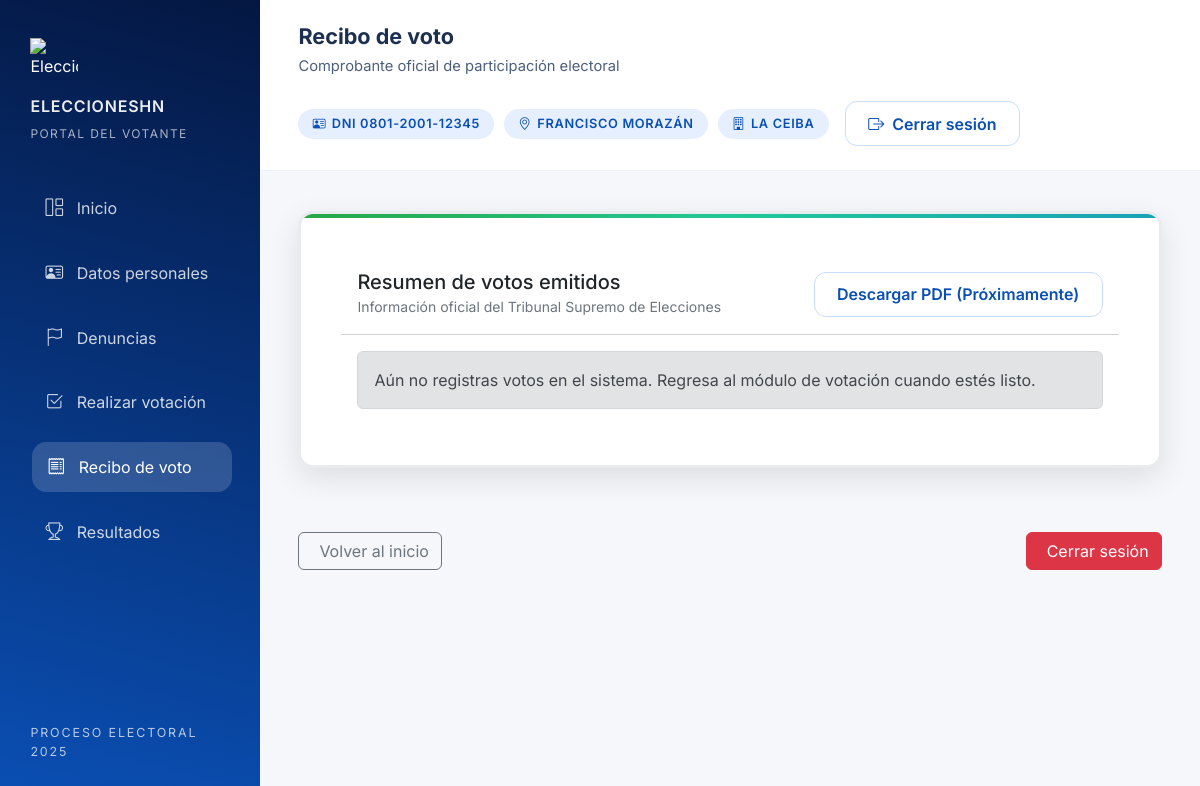
The app's page /panel/votante/recibo.php (signed in) with its own data.
### tables this page shows
CREATE TABLE IF NOT EXISTS usuarios (
    id INT AUTO_INCREMENT PRIMARY KEY,
    dni CHAR(15) NOT NULL,
    nombre VARCHAR(120) NOT NULL,
    email VARCHAR(150) DEFAULT NULL,
    telefono VARCHAR(25) DEFAULT NULL,
    rol ENUM('votante', 'administrador') NOT NULL DEFAULT 'votante',
    tipo_votante ENUM('nacional', 'internacional') NOT NULL DEFAULT 'nacional',
    password_hash VARCHAR(255) NOT NULL,
    departamento_id SMALLINT DEFAULT NULL,
    municipio_id INT DEFAULT NULL,
    centro_votacion_id INT DEFAULT NULL,
    centro_votacion_exterior_id INT DEFAULT NULL,
    tipo_votacion_id TINYINT DEFAULT NULL,
    estado ENUM('activo', 'suspendido') NOT NULL DEFAULT 'activo',
    ultimo_acceso DATETIME DEFAULT NULL,
    creado_en TIMESTAMP DEFAULT CURRENT_TIMESTAMP,
    actualizado_en TIMESTAMP DEFAULT CURRENT_TIMESTAMP ON UPDATE CURRENT_TIMESTAMP,
    UNIQUE (dni),
    INDEX (departamento_id),
    INDEX (municipio_id),
    INDEX (centro_votacion_id),
    INDEX (centro_votacion_exterior_id),
    INDEX (tipo_votacion_id),
    FOREIGN KEY (departamento_id) REFERENCES departamentos (id) ON DELETE SET NULL,
    FOREIGN KEY (municipio_id) REFERENCES municipios (id) ON DELETE SET NULL,
    FOREIGN KEY (centro_votacion_id) REFERENCES centros_votacion (id) ON DELETE SET NULL,
    FOREIGN KEY (tipo_votacion_id) REFERENCES tipos_votacion (id) ON DELETE SET NULL,
    FOREIGN KEY (centro_votacion_exterior_id) REFERENCES centros_votacion_exterior (id) ON DELETE SET NULL
);

CREATE TABLE IF NOT EXISTS departamentos (
    id SMALLINT AUTO_INCREMENT PRIMARY KEY,
    codigo CHAR(2) NOT NULL,
    nombre VARCHAR(60) NOT NULL,
    cabecera VARCHAR(120) NOT NULL,
    diputados_cupos TINYINT NOT NULL,
    candidatos_diputados SMALLINT NOT NULL,
    creado_en TIMESTAMP DEFAULT CURRENT_TIMESTAMP,
    actualizado_en TIMESTAMP DEFAULT CURRENT_TIMESTAMP ON UPDATE CURRENT_TIMESTAMP,
    UNIQUE (codigo),
    UNIQUE (nombre)
);

CREATE TABLE IF NOT EXISTS municipios (
    id INT AUTO_INCREMENT PRIMARY KEY,
    departamento_id SMALLINT NOT NULL,
    codigo CHAR(4) NOT NULL,
    nombre VARCHAR(120) NOT NULL,
    creado_en TIMESTAMP DEFAULT CURRENT_TIMESTAMP,
    actualizado_en TIMESTAMP DEFAULT CURRENT_TIMESTAMP ON UPDATE CURRENT_TIMESTAMP,
    UNIQUE (codigo),
    UNIQUE (departamento_id, nombre),
    FOREIGN KEY (departamento_id) REFERENCES departamentos (id) ON DELETE CASCADE
);

### includes/funciones.php (called while the page is built, shortened)
<?php
include_once __DIR__ . '/database.php';
function normalizarDni($dni)
{
    $soloDigitos = preg_replace('/[^0-9]/', '', (string) $dni);
    return substr($soloDigitos, 0, 4) . '-' . substr($soloDigitos, 4, 4) . '-' . substr($soloDigitos, 8);
}
function obtenerResumenVotante($identificador)
{
    $filtro = 'u.id = :identificador';
    $parametro = [':identificador' => (int) $identificador];
    try {
        $sql = 'SELECT u.id,
                       u.dni,
                       u.nombre,
                       u.email,
                       u.telefono,
                       u.rol,
                       u.tipo_votante,
                       u.estado,
                       u.departamento_id,
                       u.municipio_id,
                       u.centro_votacion_id,
                       u.centro_votacion_exterior_id,
                       u.tipo_votacion_id,
                       u.ultimo_acceso,
                       u.creado_en,
                       u.actualizado_en,
                       d.nombre AS departamento_nombre,
                       d.diputados_cupos,
                       m.nombre AS municipio_nombre,
                       cv.nombre AS centro_nombre,
                       cv.direccion AS centro_direccion,
                       cv.codigo AS centro_codigo,
                       cve.pais AS centro_exterior_pais,
                       cve.estado AS centro_exterior_estado,
                       cve.ciudad AS centro_exterior_ciudad,
                       tv.codigo AS tipo_votacion_codigo,
                       v.fecha_nacimiento,
                       v.genero,
                       v.direccion AS direccion_residencia,
                       v.municipio_emision,
                       v.habilitado,
                       v.fecha_verificacion
                FROM usuarios u
                LEFT JOIN votantes v ON v.usuario_id = u.id
                LEFT JOIN departamentos d ON d.id = u.departamento_id
                LEFT JOIN municipios m ON m.id = u.municipio_id
                LEFT JOIN centros_votacion cv ON cv.id = u.centro_votacion_id
                LEFT JOIN centros_votacion_exterior cve ON cve.id = u.centro_votacion_exterior_id
                LEFT JOIN tipos_votacion tv ON tv.id = u.tipo_votacion_id
                WHERE ' . $filtro . '
                LIMIT 1';
        $stmt = db()->prepare($sql);
        $stmt->execute($parametro);
        $datos = $stmt->fetch(PDO::FETCH_ASSOC);
        $datos['dni'] = normalizarDni($datos['dni']);
        $ubicacion = [
            'departamento_codigo' => null,
            'municipio_codigo' => null,
            'anio_emision' => null,
            'correlativo' => null,
            'departamento' => null,
            'municipio' => null,
        ];
        $partesDni = explode('-', $datos['dni']);
        if (isset($partesDni[0])) {
            $ubicacion['municipio_codigo'] = $partesDni[0];
            $ubicacion['departamento_codigo'] = substr($partesDni[0], 0, 2);
        }
        if (isset($partesDni[1])) {
            $ubicacion['anio_emision'] = $partesDni[1];
        }
        if (isset($partesDni[2])) {
            $ubicacion['correlativo'] = $partesDni[2];
        }
        if (!empty($ubicacion['municipio_codigo'])) {
            $stmtMunicipio = db()->prepare(
                'SELECT
                    m.id AS municipio_id,
                    m.nombre AS municipio,
                    d.id AS departamento_id,
                    d.nombre AS departamento,
                    d.diputados_cupos AS depto_diputados_cupos
                 FROM municipios m
                 INNER JOIN departamentos d ON d.id = m.departamento_id
                 WHERE m.codigo = :codigo
                 LIMIT 1'
            );
            $stmtMunicipio->execute([':codigo' => $ubicacion['municipio_codigo']]);
            $result = $stmtMunicipio->fetch(PDO::FETCH_ASSOC);
            if ($result) {
                $ubicacion['municipio'] = $result['municipio'];
                $ubicacion['departamento'] = $result['departamento'];
            }
        }
        $datos['ubicacion_dni'] = $ubicacion;
        $datos['pais_residencia'] = $datos['centro_exterior_pais'] ?? null;
        return $datos;
    } catch (Exception $e) {
        error_log('Error al obtener resumen de votante: ' . $e->getMessage());
        return null;
    }
}
function obtenerVotosPorUsuario($usuarioId)
{
    try {
        return dbQuery('SELECT v.id, v.planilla_id, v.candidato_id, v.registrado_en,
                               p.nombre AS planilla_nombre, p.partido, p.tipo,
                               c.nombre AS candidato_nombre, c.cargo
                        FROM votos v
                        INNER JOIN planillas p ON p.id = v.planilla_id
                        INNER JOIN candidatos c ON c.id = v.candidato_id
                        WHERE v.usuario_id = :usuario
                        ORDER BY v.registrado_en DESC', [
            ':usuario' => (int) $usuarioId,
        ])->fetchAll();
    } catch (PDOException $e) {
        return [];
    }
}

### database/conexion.php (called while the page is built, shortened)
<?php
if (!function_exists('obtenerConexion')) {
    function obtenerConexion()
    {
        static $conexion = null;
        if ($conexion instanceof Conexion) {
            return $conexion;
        }
        $conexion = new Conexion();
        return $conexion;
    }
}

### includes/database.php (called while the page is built)
<?php
include_once __DIR__ . '/../database/conexion.php';
function db()
{
    return obtenerConexion();
}
function dbQuery($sql, $params = [])
{
    $stmt = db()->prepare($sql);
    $stmt->execute($params);
    return $stmt;
}

### panel/votante/recibo.php (the view, shortened to what this page needs)
<?php
include_once __DIR__ . '/../../includes/funciones.php';
$paginaActiva = 'recibo';
$resumen = obtenerResumenVotante($_SESSION['usuario_id']);
$ubicacion = $resumen ? $resumen['ubicacion_dni'] : null;
$departamentoNombre = $resumen['departamento_nombre'] ?? ($ubicacion['departamento'] ?? 'Sin asignar');
$municipioNombre = $resumen['municipio_nombre'] ?? ($ubicacion['municipio'] ?? 'Sin asignar');
$votosRegistrados = obtenerVotosPorUsuario($_SESSION['usuario_id']);
?>
<!DOCTYPE html>
<html lang="es">
<head>
    <link rel="stylesheet" href="https://cdn.jsdelivr.net/npm/bootstrap@5.3.2/dist/css/bootstrap.min.css">
    <link rel="stylesheet" href="https://cdn.jsdelivr.net/npm/bootstrap-icons@1.11.1/font/bootstrap-icons.css">
    <link rel="stylesheet" href="../assets/css/styles.css" />
    <link rel="stylesheet" href="../assets/css/votante.css" />
    <link rel="stylesheet" href="../assets/css/recibo.css" />
</head>
<body>
    <div class="dashboard-shell">
        <aside class="dashboard-sidebar">
            <div class="sidebar-brand">
                <img src="../../imagen.php?img=cne_logo.png" alt="EleccionesHN">
                <span>EleccionesHN</span>
                <small>Portal del votante</small>
            </div>
            <nav class="sidebar-menu">
                <a class="sidebar-link" href="index.php">
                    <i class="bi bi-grid-1x2"></i>
                    <span>Inicio</span>
                </a>
                <a class="sidebar-link" href="datos.php">
                    <i class="bi bi-person-vcard"></i>
                    <span>Datos personales</span>
                </a>
                <a class="sidebar-link" href="denuncias.php">
                    <i class="bi bi-flag"></i>
                    <span>Denuncias</span>
                </a>
                <a class="sidebar-link" href="votar.php">
                    <i class="bi bi-check2-square"></i>
                    <span>Realizar votación</span>
                </a>
                <a class="sidebar-link <?php echo $paginaActiva === 'recibo' ? 'is-active' : ''; ?>" href="recibo.php">
                    <i class="bi bi-receipt"></i>
                    <span>Recibo de voto</span>
                </a>
                <a class="sidebar-link" href="resultados.php">
                    <i class="bi bi-trophy"></i>
                    <span>Resultados</span>
                </a>
            </nav>
            <div class="sidebar-footer">Proceso electoral 2025</div>
        </aside>
        <div class="dashboard-main">
            <header class="dashboard-topbar">
                <div class="topbar-context">
                    <h1>Recibo de voto</h1>
                    <span>Comprobante oficial de participación electoral</span>
                </div>
                <div class="topbar-meta">
                    <div class="topbar-chips">
                        <span class="chip"><i class="bi bi-person-vcard"></i>DNI <?php echo htmlspecialchars($resumen['dni'] ?? 'Sin asignar', ENT_QUOTES, 'UTF-8'); ?></span>
                        <span class="chip"><i class="bi bi-geo-alt"></i><?php echo htmlspecialchars($departamentoNombre, ENT_QUOTES, 'UTF-8'); ?></span>
                        <span class="chip"><i class="bi bi-building"></i><?php echo htmlspecialchars($municipioNombre, ENT_QUOTES, 'UTF-8'); ?></span>
                    </div>
                    <a class="btn btn-outline-primary" href="../../scripts/logout.php"><i class="bi bi-box-arrow-right me-2"></i>Cerrar sesión</a>
                </div>
            </header>
            <main class="main-content">
                        <div class="card recibo-card mb-4">
                            <div class="card-header bg-white py-3 d-flex justify-content-between align-items-center">
                                <div>
                                    <h5 class="mb-0">Resumen de votos emitidos</h5>
                                    <small class="text-muted">Información oficial del Tribunal Supremo de Elecciones</small>
                                </div>
                                <a class="btn btn-outline-primary" href="#" role="button" aria-disabled="true">Descargar PDF (Próximamente)</a>
                            </div>
                            <div class="card-body">
                                <?php if ($votosRegistrados): ?>
                                    <?php foreach ($votosRegistrados as $voto): ?>
                                        <div class="recibo-entry">
                                            <div class="d-flex justify-content-between align-items-center">
                                                <strong class="text-uppercase">Planilla <?php echo htmlspecialchars($voto['tipo'], ENT_QUOTES, 'UTF-8'); ?></strong>
                                                <span class="text-muted small">Registrado el <?php echo htmlspecialchars($voto['registrado_en'], ENT_QUOTES, 'UTF-8'); ?></span>
                                            </div>
                                            <div>
                                                <span class="d-block">Partido: <strong><?php echo htmlspecialchars($voto['partido'], ENT_QUOTES, 'UTF-8'); ?></strong></span>
                                                <span class="d-block">Planilla: <strong><?php echo htmlspecialchars($voto['planilla_nombre'], ENT_QUOTES, 'UTF-8'); ?></strong></span>
                                                <span class="d-block">Candidato seleccionado: <strong><?php echo htmlspecialchars($voto['candidato_nombre'], ENT_QUOTES, 'UTF-8'); ?></strong> <span class="text-muted">(<?php echo htmlspecialchars($voto['cargo'], ENT_QUOTES, 'UTF-8'); ?>)</span></span>
                                            </div>
                                        </div>
                                    <?php endforeach; ?>
                                <?php else: ?>
                                    <div class="alert alert-secondary mb-0">Aún no registras votos en el sistema. Regresa al módulo de votación cuando estés listo.</div>
                                <?php endif; ?>
                            </div>
                        </div>
                        <div class="d-flex flex-column flex-md-row justify-content-between align-items-md-center gap-3">
                            <a class="btn btn-outline-secondary" href="index.php"><i class="fas fa-arrow-left me-2"></i>Volver al inicio</a>
                            <a class="btn btn-danger" href="../../scripts/logout.php"><i class="fas fa-door-open me-2"></i>Cerrar sesión</a>
                        </div>
                    </div>
        </div>
</body>
</html>

### records on screen
usuarios: dni "0801-2001-12345", departamento.nombre "FRANCISCO MORAZÁN", municipio.nombre "LA CEIBA"
